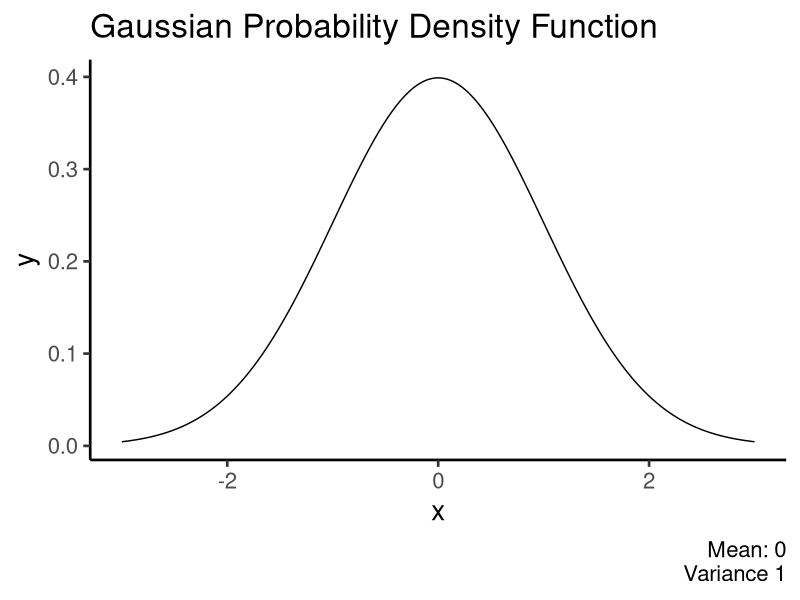
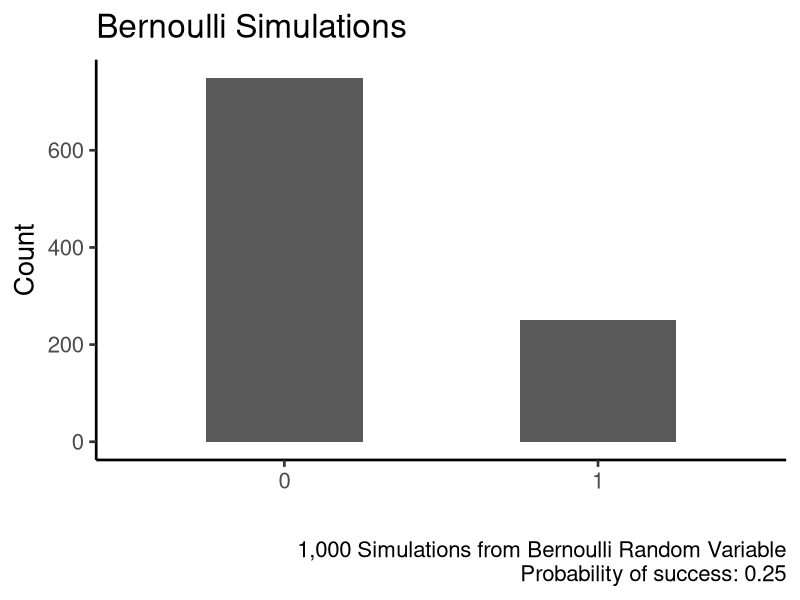
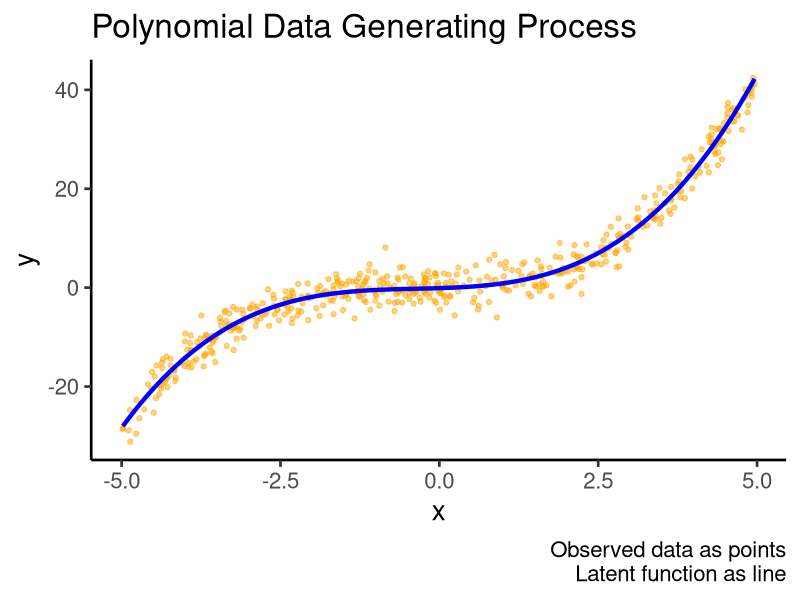

R code for these plots, in order:
## ---- chunk 1
knitr::opts_chunk$set(echo = FALSE)
library(dplyr)
library(tidyr)
library(ggplot2)
theme_set(theme_classic(base_size=20))
## ---- chunk 2
x <- seq(-3, 3, length.out = 1000)
y <- dnorm(x)
d <- data_frame(x=x, y=y)
ggplot(d, aes(x, y)) + 
    geom_line() + 
    labs(title="Gaussian Probability Density Function",
         caption="Mean: 0\nVariance 1")
## ---- chunk 3
set.seed(1)
p <- 0.25
y <- rbinom(1, 1000, p)
d <- data_frame(x=c("0", "1"), y=c(1000 - y, y))
ggplot(d, aes(x, y)) + 
    geom_col(width=0.5) +
    labs(x="",
         y="Count",
         title="Bernoulli Simulations",
         caption="1,000 Simulations from Bernoulli Random Variable\nProbability of success: 0.25")
## ---- chunk 4
set.seed(1)
b <- c(-0.1, 0.4, 0.3, .27) # coefficients
n <- 500 # number of observations
x <- runif(n, -5, 5) # simulate random input data
f <- cbind(1, x, x ^ 2, x ^ 3) %*% b # construct func.
y <- rnorm(n, f, sqrt(5)) # simulate with variance 5
## ---- chunk 5
d <- data_frame(x=x, f=f[, 1], y=y)
ggplot(d, aes(x=x, y=y)) +
    geom_point(colour="orange", alpha=0.5) +
    geom_line(aes(y=f), colour="blue", size=1.5) +
    labs(title="Polynomial Data Generating Process",
         caption="Observed data as points\nLatent function as line")
